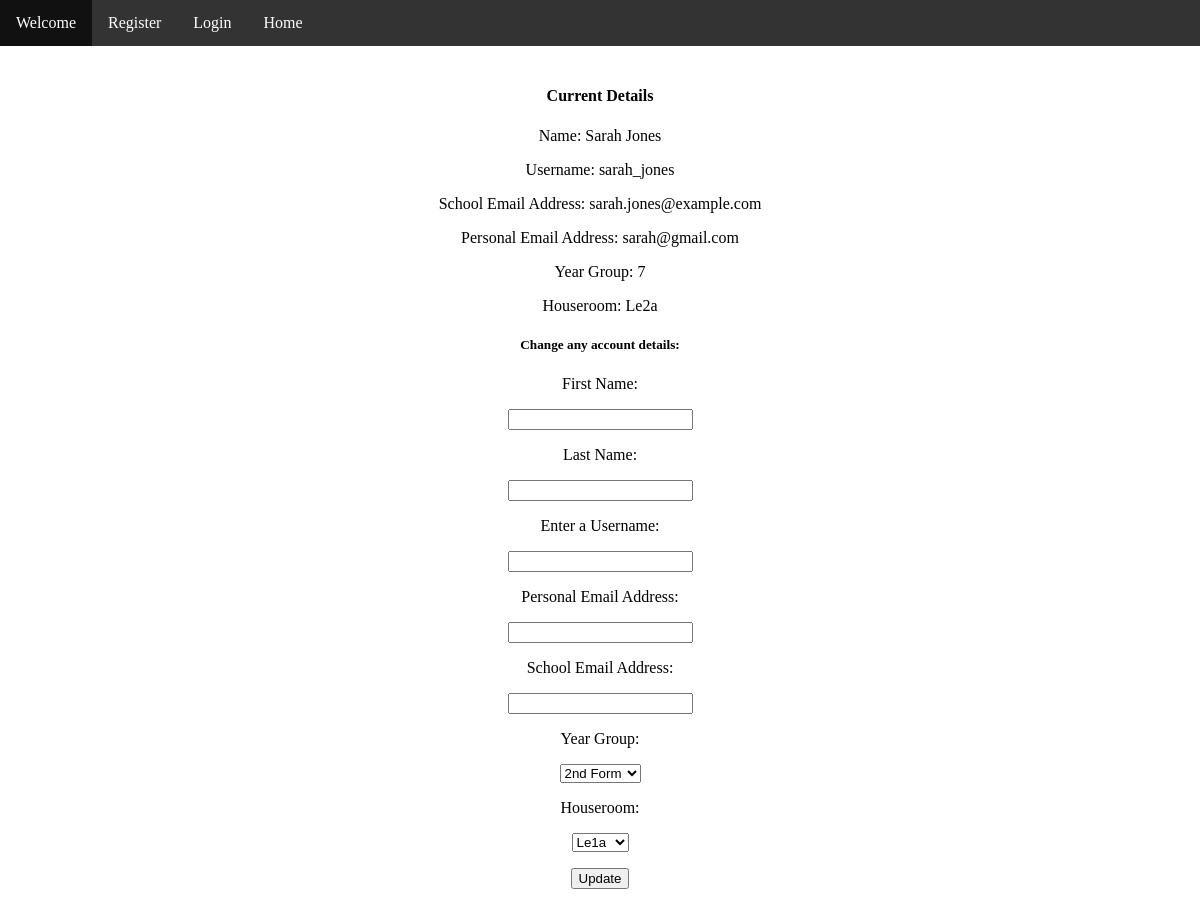
/updatereader/6, run on the app's committed database.
### tables this page shows
CREATE TABLE Reader (
    ReaderID INTEGER PRIMARY KEY AUTOINCREMENT,
    FirstName VARCHAR(15) NOT NULL,
    LastName VARCHAR(15) NOT NULL,
    ReaderUsername VARCHAR(15) NOT NULL,
    ReaderSalt VARCHAR(15) NOT NULL,
    ReaderHash VARCHAR(20),
    SchoolEmailAddress VARCHAR(25) NOT NULL,
    PersonalEmailAddress VARCHAR(25) NOT NULL,
    DateOfBirth DATE NOT NULL,
    YearGroup INTEGER NOT NULL,
    Houseroom VARCHAR (15) NOT NULL,
    AdminCode VARCHAR(5)  
);

### app.py (the view, shortened to what this page needs)
@app.route("/updatereader/<int:readerID>", methods=["GET", "POST"])
def updatereader(readerID):
    updateDetailsForm = UpdateDetailsForm()
    currentAccountDetails = reader.getCurrentAccountDetails(readerID)
    return render_template("updatereader.html", currentAccountDetails=currentAccountDetails, updateDetailsForm=updateDetailsForm, readerID=readerID)

### app.py (called while the page is built)
@app.before_request
def before_request():
    if request.endpoint in ['logout']:
        session.pop('user_type', None)
        session.pop('username', None)
        session.pop('logged_in', None)
        session.pop('readerID', None)

@app.context_processor
def injectGlobalVariables():
    loggedIn = session.get('logged_in', False)
    if 'readerID' in session:
        readerID = session['readerID']
        notifications, _ = notificationManager.getNotificationsForReader(readerID)
        numNotifications = len(notifications)
    else:
        numNotifications = 0
    return dict(loggedIn=loggedIn, numNotifications=numNotifications)

    def connect(self):
        self.con = sqlite3.connect(self.dbName)
        self.cur = self.con.cursor()

    def execute(self, query, params=()):
        self.cur.execute(query, params)

    def fetchOne(self):
        return self.cur.fetchone()

    def close(self):
        self.con.close()

    def getCurrentAccountDetails(self, readerID=None):
        self.db.connect()
        query = """SELECT FirstName, LastName, ReaderUsername, SchoolEmailAddress, PersonalEmailAddress, YearGroup, Houseroom FROM Reader WHERE ReaderID = ?"""
        if readerID is not None:
            params = (readerID, )
        else:
            params = (self.readerID, )
        self.db.execute(query, params)
        accountDetails = self.db.fetchOne()
        self.db.close()
        return accountDetails

### templates/updatereader.html (shortened to what this page needs)
{% extends "welcomepage.html" %}
{%block content%}
    <h4>Current Details</h4>
    <p>Name: {{currentAccountDetails[0]}} {{currentAccountDetails[1]}}</p>
    <p>Username: {{currentAccountDetails[2]}}</p>
    <p>School Email Address: {{currentAccountDetails[3]}}</p>
    <p>Personal Email Address: {{currentAccountDetails[4]}}</p>
    {% if currentAccountDetails[5] == 1 %}
        <p>Role: Librarian</p>
    {% elif currentAccountDetails[5] == 0 %}
        <p>Role: Staff</p>
    {% else %}
        <p>Year Group: {{currentAccountDetails[5]}}</p>
    {% endif %}
    <p>Houseroom: {{currentAccountDetails[6]}}</p>
    <h5>Change any account details:</h5>
    <form action="/updatereader/{{readerID}}" method="POST">
        <p>{{updateDetailsForm.readerFirstName.label}}</p>
        <p>{{updateDetailsForm.readerFirstName()}}</p>
        <p>{{updateDetailsForm.readerLastName.label}}</p>
        <p>{{updateDetailsForm.readerLastName()}}</p>
        <p>{{updateDetailsForm.readerUsername.label}}</p>
        <p>{{updateDetailsForm.readerUsername()}}</p>
        <p>{{updateDetailsForm.readerPersonalEmailAddress.label}}</p>
        <p>{{updateDetailsForm.readerPersonalEmailAddress()}}</p>
        <p>{{updateDetailsForm.readerSchoolEmailAddress.label}}</p>
        <p>{{updateDetailsForm.readerSchoolEmailAddress()}}</p>
        <p>{{updateDetailsForm.readerYearGroup.label}}</p>
        <p>{{updateDetailsForm.readerYearGroup()}}</p>
        <p>{{updateDetailsForm.readerHouseroom.label}}</p>
        <p>{{updateDetailsForm.readerHouseroom()}}</p>
        <p>{{updateDetailsForm.update()}}</p>
    </form>
{% endblock %}

### static/css/welcomepage.css (style rules this page uses)
body { margin: 0; }

### data on the page
Reader: FirstName "Sarah", LastName "Jones", ReaderUsername "sarah_jones", SchoolEmailAddress "sarah.jones@example.com", PersonalEmailAddress "sarah@gmail.com", YearGroup "7", Houseroom "Le2a"

### other printed values
{{ updateDetailsForm.readerFirstName.label }} "First Name:"
{{ updateDetailsForm.readerLastName.label }} "Last Name:"
{{ updateDetailsForm.readerUsername.label }} "Enter a Username:"
{{ updateDetailsForm.readerPersonalEmailAddress.label }} "Personal Email Address:"
{{ updateDetailsForm.readerSchoolEmailAddress.label }} "School Email Address:"
{{ updateDetailsForm.readerYearGroup.label }} "Year Group:"
{{ updateDetailsForm.readerHouseroom.label }} "Houseroom:"
